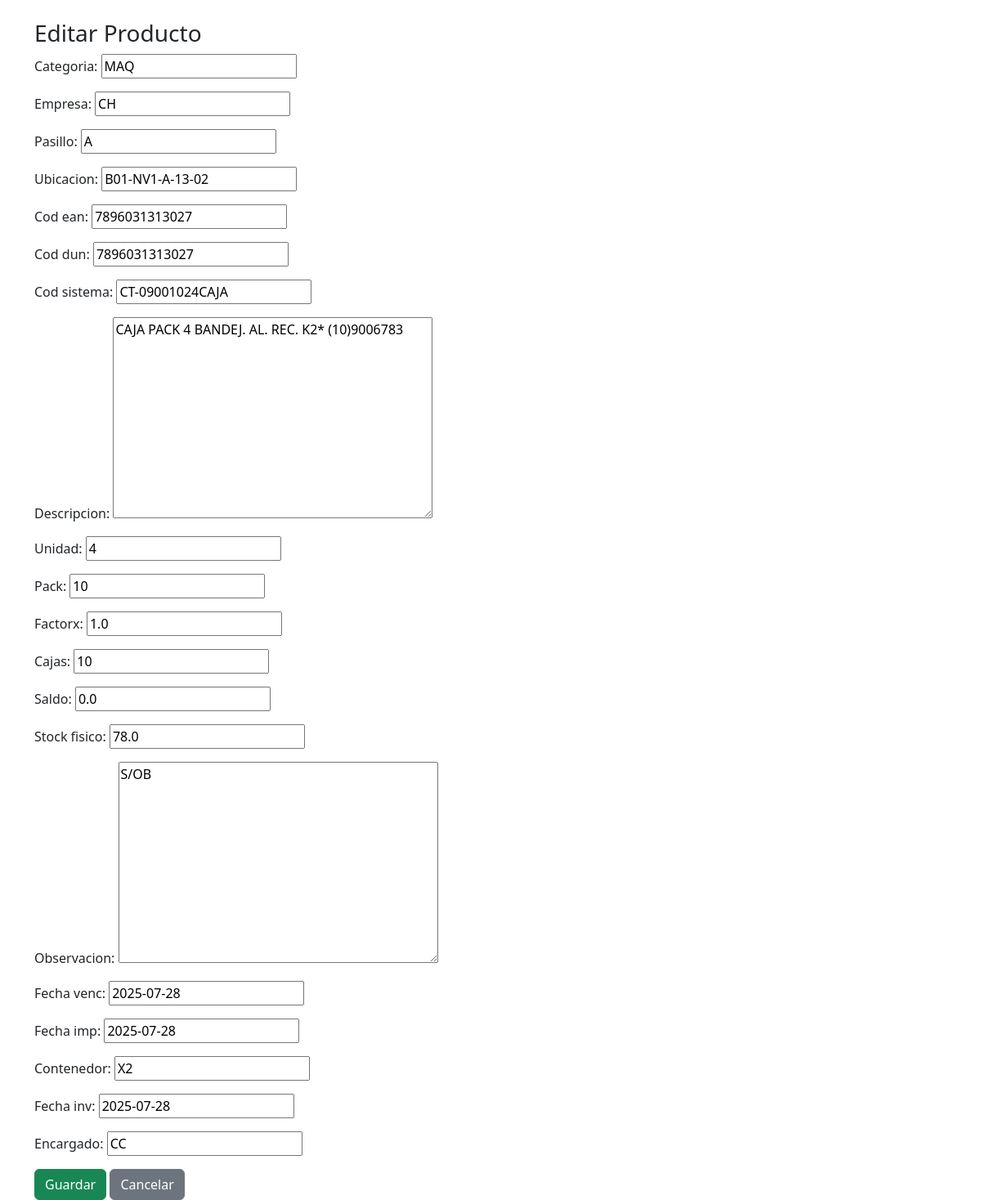
The page /editar/2/ on the database its author committed.
### inventario/models.py (models this page shows, shortened)
class Producto(models.Model):
    categoria = models.CharField(max_length=100)
    empresa = models.CharField(max_length=100)
    pasillo = models.CharField(max_length=50)
    ubicacion = models.CharField(max_length=100)
    cod_ean = models.CharField(max_length=50)
    cod_dun = models.CharField(max_length=50)
    cod_sistema = models.CharField(max_length=50)
    descripcion = models.TextField()
    unidad = models.CharField(max_length=20)
    pack = models.CharField(max_length=20)
    factorx = models.FloatField()
    cajas = models.IntegerField()
    saldo = models.FloatField()
    stock_fisico = models.FloatField()
    observacion = models.TextField(blank=True, null=True)
    fecha_venc = models.DateField()
    fecha_imp = models.DateField()
    contenedor = models.CharField(max_length=50)
    fecha_inv = models.DateField()
    encargado = models.CharField(max_length=100)

### inventario/views.py (the view)
# urls.py: path('editar/<int:pk>/', views.editar_producto, name='editar_producto'),
def editar_producto(request, pk):
    producto = get_object_or_404(Producto, pk=pk)
    if request.method == 'POST':
        form = ProductoForm(request.POST, instance=producto)
        if form.is_valid():
            form.save()
            return redirect('lista_productos')
    else:
        form = ProductoForm(instance=producto)
    return render(request, 'inventario/editar_producto.html', {'form': form})

### inventario/forms.py
class ProductoForm(forms.ModelForm):
    class Meta:
        model = Producto
        fields = '__all__'

### inventario/templates/inventario/editar_producto.html (shortened to what this page needs)
<!DOCTYPE html>
<html>
<head>
    <link href="https://cdn.jsdelivr.net/npm/bootstrap@5.3.0/dist/css/bootstrap.min.css" rel="stylesheet">
</head>
<body>
<div class="container mt-4">
    <h3>Editar Producto</h3>
    <form method="post">
        {{ form.as_p }}
        <button type="submit" class="btn btn-success">Guardar</button>
        <a href="/" class="btn btn-secondary">Cancelar</a>
    </form>
</div>
</body>
</html>

### rows shown on the page
Producto: categoria "MAQ", empresa "CH", pasillo "A", ubicacion "B01-NV1-A-13-02", cod_ean "7896031313027", cod_dun "7896031313027", cod_sistema "CT-09001024CAJA", descripcion "CAJA PACK 4 BANDEJ. AL. REC. K2* (10)9006783", unidad "4", pack "10", factorx "1.0", cajas "10", saldo "0.0", stock_fisico "78.0", observacion "S/OB", fecha_venc "2025-07-28", fecha_imp "2025-07-28", contenedor "X2", fecha_inv "2025-07-28", encargado "CC"
